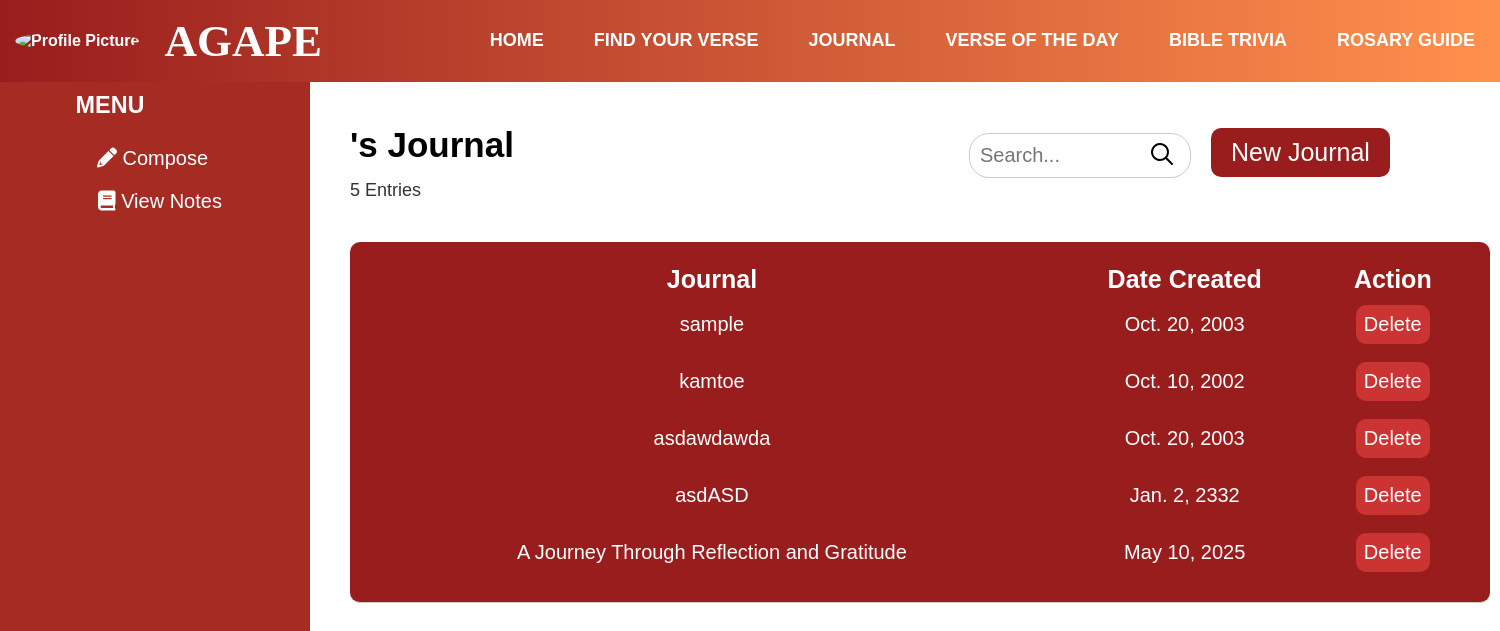
Page /viewjournal (signed in) on the committed database.
### myapp/models.py (models this page shows, shortened)
class JournalEntry(models.Model):
    id = models.AutoField(primary_key=True)
    user = models.ForeignKey(User, on_delete=models.CASCADE)
    title = models.CharField(max_length=255)
    created_date = models.DateField()
    content = models.TextField()

### myapp/views.py (the view)
# urls.py: path('viewjournal', views.viewjournal, name="viewjournal"),
@login_required
def viewjournal(request):
    fname = request.session.get('fname')
    query = request.GET.get('q', '')  # Fetch search query from the URL
    if query:
        journal_entries = JournalEntry.objects.filter(user=request.user, title__icontains=query)
    else:
        journal_entries = JournalEntry.objects.filter(user=request.user)
    total_entries = journal_entries.count()  # Count the entries
    return render(request, "html/viewnotes.html", {
        'fname': fname,
        'journal_entries': journal_entries,
        'query': query,
        'total_entries': total_entries
    })

### myapp/context_processors.py (called while the page is built)
def profile_picture_processor(request):
    if request.user.is_authenticated:
        try:
            profile = Profile.objects.get(user=request.user)
            return {'profile_picture_url': profile.profile_picture.url}
        except Profile.DoesNotExist:
            return {'profile_picture_url': None}
    return {'profile_picture_url': None}

### templates/html/viewnotes.html (shortened to what this page needs)
 {% extends "html/header.html" %}
{% load static %}
{% block additional_css %}
<link href="https://cdnjs.cloudflare.com/ajax/libs/font-awesome/6.0.0-beta3/css/all.min.css" rel="stylesheet">
<link href="https://cdnjs.cloudflare.com/ajax/libs/font-awesome/6.0.0-beta3/css/all.min.css" rel="stylesheet">
<link rel="stylesheet" href="{% static 'css/viewnotes.css' %}">
{% endblock %}
{% block bodycontents %}
<div class="content">
    <div class="sidebar">
        <h3>MENU</h3>
        <a href="{% url 'journal' %}" id="compose">
            <i class="fas fa-pencil-alt"></i> Compose
        </a>
        <a href="{% url 'viewjournal' %}">
            <i class="fas fa-book"></i> View Notes
        </a>
    </div>
  </div>
  <div class="header-container">
    <header>
        <h1>{{ fname }}'s Journal</h1>
    </header>
    <div class="search-container">
        <form method="get" action="{% url 'viewjournal' %}">
            <input type="text" name="q" placeholder="Search..." value="{{ query }}">
            <button type="submit" class="search-btn">
                <div class="search-icon">
                <span class="radix-icons--magnifying-glass"></span>
                </div>
            </button>
        </form>
    </div>
    <button class="new-journal"><a href="{% url 'journal' %}">New Journal</a></button>
  </div>
  <div class="entries-info">
      <p>{{ total_entries }}  Entries</p>
  </div>
    <div class="journal-list">
    <div class="journal-entries">
        <table class="journalTable">
            <thead>
                <tr>
                    <th>Journal</th>
                    <th>Date Created</th>
                    <th>Action</th>
                </tr>
            </thead>
            <tbody>
                {% for entry in journal_entries %}
                <tr>
                    <td><a href="#" style="text-decoration: none;color: white;" class="journal-title" data-content="{{ entry.content|escapejs }}" data-toggle="modal" data-target="#journalModal">{{ entry.title }}</a></td>
                    <td>{{ entry.created_date }}</td>
                    <td>
                        <form action="{% url 'delete_journal' entry.id %}" method="post" style="display:inline;">
                            <button type="submit" class="delete-btn">Delete</button>
                        </form>
                    </td>
                </tr>
                {% empty %}
                <tr>
                    <td colspan="3">No entries found.</td>
                </tr>
                {% endfor %}
            </tbody>
        </table>
    </div>
    </div>
{% endblock %}

### static/css/moodverse.css (style rules this page uses)
body { font-family: Arial, sans-serif; margin: 0; padding: 0; color: white; text-align: center; }
.content { margin-top: 100px; position: relative; z-index: 1; display: flex; flex-direction: column; justify-content: center; align-items: center; text-align: center; padding: 20px; }

### static/css/viewnotes.css (style rules this page uses)
.content { display: flex; }
.sidebar { position: absolute; background-color: #A52B23; color: white; width: 310px; height: 950px; top: -100px; left: 0; padding: 20px; box-sizing: border-box; font-size: 20px; }
.sidebar h3 { margin-right: 90px; margin-top: -10px; }
.sidebar a { color: white; text-decoration: none; margin-bottom: 10px; margin-left: 10px; display: block; padding: 5px; transition: background-color 0.3s, border 0.3s; }
#compose { margin-left: -5px; }
.header-container { position: absolute; display: flex; align-items: center; justify-content: space-between; margin-bottom: 10px; margin-left: 150px; padding-right: 20px; margin-top: -120px; font-size: 25px; }
.header-container header { align-items: center; }
header h1 { font-size: 35px; margin-right: -30px; margin-left: 200px; color: black; }
.search-container { display: flex; align-items: center; flex-grow: 1; margin-top: 20px; margin-left: 100px; }
.search-container input { padding: 10px; border-radius: 20px; border: 1px solid #ccc; width: 100%; max-width: 200px; margin-left: 385px; font-size: 20px; margin-right: 20px; }
.search-btn { position: absolute; margin-left: 555px; background-color: #FFF; border: none; border-radius: 5px; cursor: pointer; margin-top: 3px; font-size: 23px; }
.new-journal { padding: 10px 20px; background-color: #991D1D; border: none; border-radius: 10px; cursor: pointer; margin-top: 15px; font-size: 25px; transition: transform .2s; }
.new-journal a { color: white; text-decoration: none; }
.entries-info { position: absolute; margin-left: 350px; margin-bottom: 20px; font-size: 18px; color: #333; margin-top: -60px; }
.journal-list { margin-top: 20px; background-color: #991D1D; padding: 20px; border-radius: 10px; margin-left: 350px; color: white; width: 1100px; border-bottom: 1px solid #ccc; }
.journal-entries { display: flex; flex-direction: column; }
.radix-icons--magnifying-glass { position: absolute; margin-top: 2px; margin-left: -625px; width: 1.3em; height: 1.3em; background-repeat: no-repeat; background-size: 100% 100%; }
.journalTable th { font-size: 25px; }
.journalTable td { padding: 8px; font-size: 20px; }
.delete-btn { background-color: #cc3333; color: white; padding: 8px 8px; border-radius: 10px; border: none; font-size: 20px; cursor: pointer; }

### rows in the picture
JournalEntry: title "sample", created_date "Oct. 20, 2003"
JournalEntry: title "kamtoe", created_date "Oct. 10, 2002"
JournalEntry: title "asdawdawda", created_date "Oct. 20, 2003"
JournalEntry: title "asdASD", created_date "Jan. 2, 2332"
JournalEntry: title "A Journey Through Reflection and Gratitude", created_date "May 10, 2025"

### other values in the picture
{{ total_entries }} "5"
